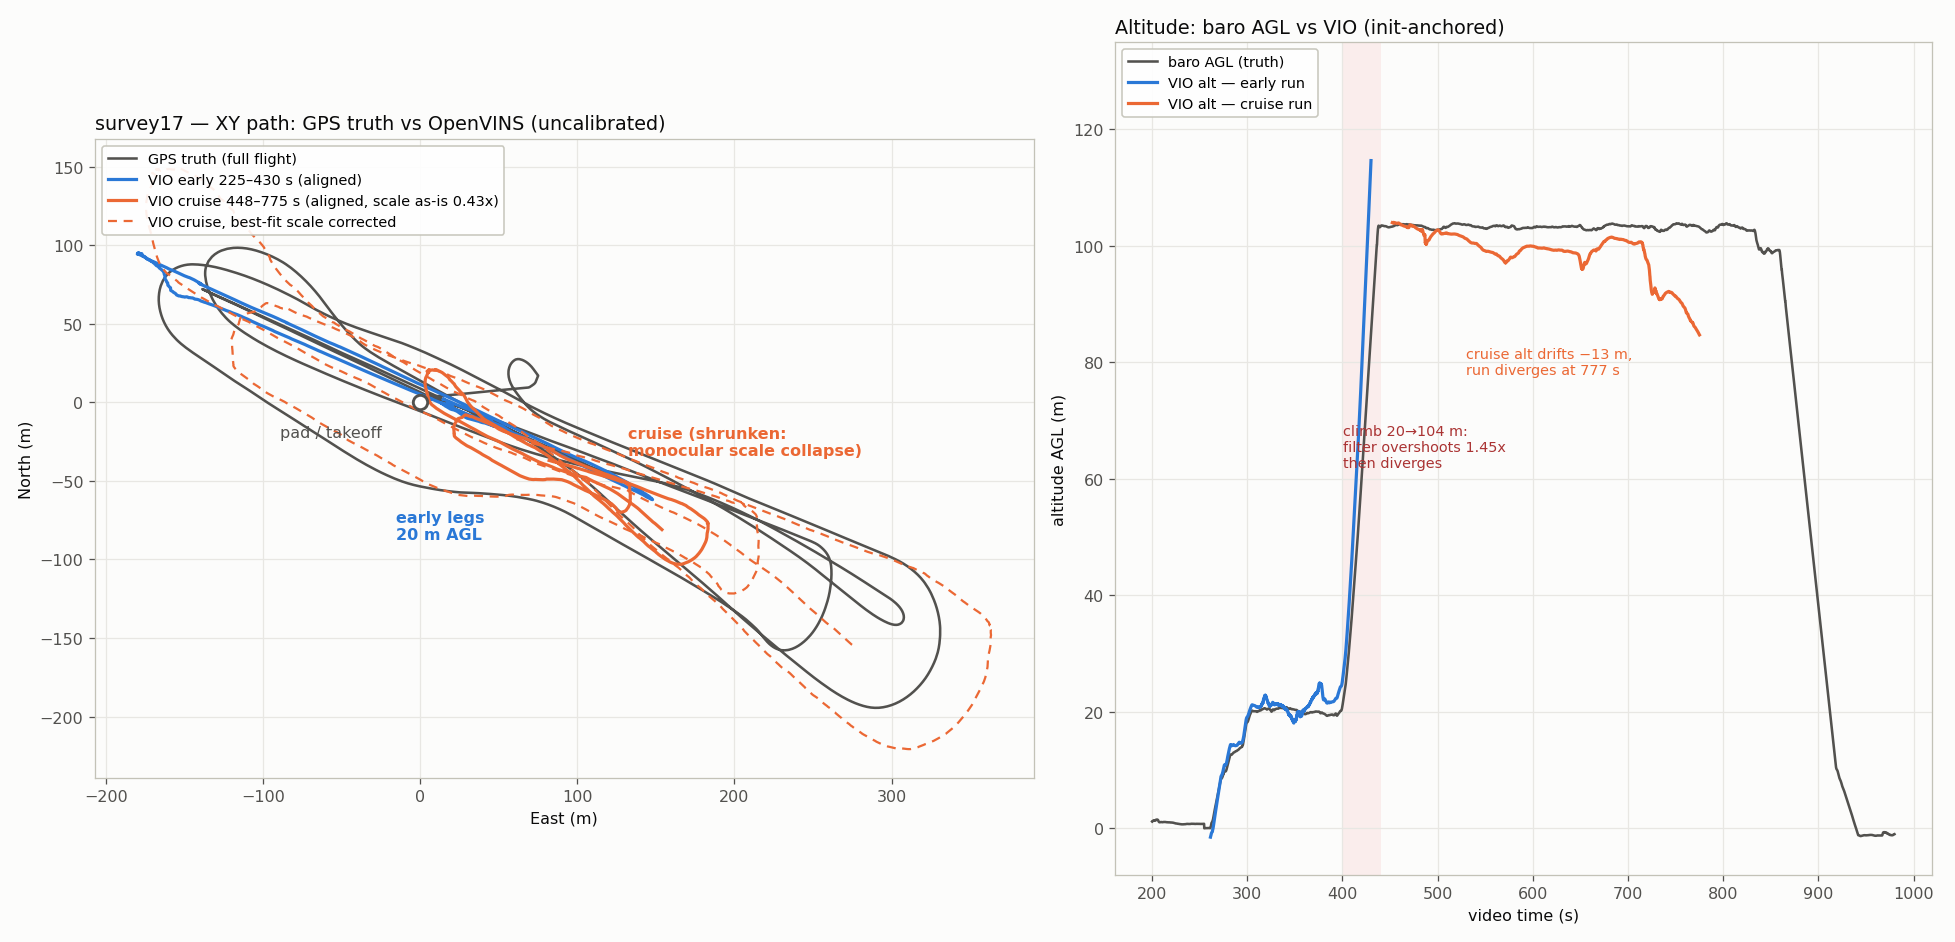

Write the Python code that produced this figure.
#!/usr/bin/env python3
"""survey17: combined path comparison — GPS truth vs OpenVINS segments."""
import csv, math
import numpy as np
import matplotlib
matplotlib.use("Agg")
import matplotlib.pyplot as plt

S = "/home/jetson/Ardupilot_no_GPS_drone_project/field_data/survey17"
T0 = 1784630291.0294251
C_TRUTH, C_EARLY, C_CRUISE = "#52514e", "#2a78d6", "#eb6834"

rows = []
with open(f"{S}/telemetry.csv") as f:
    for r in csv.DictReader(f):
        try:
            rows.append((float(r["unix_time"]), float(r["lat"]), float(r["lon"]),
                         float(r["alt_agl"])))
        except ValueError:
            pass
tel = np.array(rows)
lat0, lon0 = tel[0, 1], tel[0, 2]
latm = 111132.954 - 559.822 * math.cos(2 * math.radians(lat0))
lonm = 111412.84 * math.cos(math.radians(lat0)) - 93.5 * math.cos(3 * math.radians(lat0))
gxy = np.column_stack([(tel[:, 2] - lon0) * lonm, (tel[:, 1] - lat0) * latm])
tg = tel[:, 0]

def yaw_align(src, dst, scale=False):
    ms, md = src.mean(0), dst.mean(0)
    s, d = src - ms, dst - md
    yaw = math.atan2(np.sum(s[:, 0] * d[:, 1] - s[:, 1] * d[:, 0]),
                     np.sum(s[:, 0] * d[:, 0] + s[:, 1] * d[:, 1]))
    c, si = math.cos(yaw), math.sin(yaw)
    R = np.array([[c, -si], [si, c]])
    k = 1.0
    if scale:
        sr = (R @ s.T).T
        k = np.sum(sr * d) / np.sum(sr * sr)
    t = md - k * (R @ ms)
    return k * (R @ src.T).T + t

def seg(csvf, lo, hi):
    v = np.genfromtxt(csvf, delimiter=",", names=True)
    m = (v["t"] >= T0 + lo) & (v["t"] <= T0 + hi)
    tv = v["t"][m]
    xy = np.column_stack([v["px"][m], v["py"][m]])
    gt = np.column_stack([np.interp(tv, tg, gxy[:, i]) for i in range(2)])
    agl = np.interp(tv, tg, tel[:, 3])
    ma = tv <= tv[0] + 20
    alt = v["pz"][m] - v["pz"][m][ma].mean() + agl[ma].mean()
    return tv, xy, gt, alt

t_e, xy_e, gt_e, alt_e = seg(f"{S}/vio_eval/vio_full.csv", 225, 430)
t_c, xy_c, gt_c, alt_c = seg(f"{S}/vio_eval/vio_cruise.csv", 448, 775)
e_al = yaw_align(xy_e, gt_e)
c_al = yaw_align(xy_c, gt_c)
c_sc = yaw_align(xy_c, gt_c, scale=True)

fig, (ax, ax2) = plt.subplots(1, 2, figsize=(17, 8.2),
                              gridspec_kw={"width_ratios": [1.15, 1]})
fig.patch.set_facecolor("#fcfcfb")
for a in (ax, ax2):
    a.set_facecolor("#fcfcfb")
    a.grid(True, color="#e8e7e3", lw=0.8)
    for sp in a.spines.values():
        sp.set_color("#c3c2b7")
    a.tick_params(colors="#52514e")

# --- XY path panel ---
ax.plot(gxy[:, 0], gxy[:, 1], color=C_TRUTH, lw=1.6, label="GPS truth (full flight)")
ax.plot(e_al[:, 0], e_al[:, 1], color=C_EARLY, lw=2.0,
        label="VIO early 225–430 s (aligned)")
ax.plot(c_al[:, 0], c_al[:, 1], color=C_CRUISE, lw=2.0,
        label="VIO cruise 448–775 s (aligned, scale as-is 0.43x)")
ax.plot(c_sc[:, 0], c_sc[:, 1], color=C_CRUISE, lw=1.4, ls=(0, (4, 3)),
        label="VIO cruise, best-fit scale corrected")
ax.plot(gxy[0, 0], gxy[0, 1], "o", ms=9, mfc="#ffffff", mec=C_TRUTH, mew=1.8)
ax.annotate("pad / takeoff", (gxy[0, 0], gxy[0, 1]), xytext=(-88, -22),
            textcoords="offset points", color="#52514e", fontsize=10)
ax.annotate("early legs\n20 m AGL", (e_al[:, 0].mean() - 30, e_al[:, 1].min() - 25),
            color=C_EARLY, fontsize=10, fontweight="bold")
ax.annotate("cruise (shrunken:\nmonocular scale collapse)",
            (c_al[:, 0].mean() + 40, c_al[:, 1].mean() + 10),
            color=C_CRUISE, fontsize=10, fontweight="bold")
ax.set_aspect("equal")
ax.set_xlabel("East (m)", color="#0b0b0b")
ax.set_ylabel("North (m)", color="#0b0b0b")
ax.set_title("survey17 — XY path: GPS truth vs OpenVINS (uncalibrated)",
             color="#0b0b0b", fontsize=12, loc="left")
ax.legend(loc="upper left", fontsize=9, framealpha=0.9, edgecolor="#c3c2b7")

# --- altitude panel ---
mt = (tg - T0 >= 200) & (tg - T0 <= 980)
ax2.plot(tg[mt] - T0, tel[mt, 3], color=C_TRUTH, lw=1.6, label="baro AGL (truth)")
ax2.plot(t_e - T0, alt_e, color=C_EARLY, lw=2.0, label="VIO alt — early run")
ax2.plot(t_c - T0, alt_c, color=C_CRUISE, lw=2.0, label="VIO alt — cruise run")
ax2.axvspan(400, 440, color="#e34948", alpha=0.08, lw=0)
ax2.annotate("climb 20→104 m:\nfilter overshoots 1.45x\nthen diverges", (401, 62),
             color="#a33", fontsize=9)
ax2.annotate("cruise alt drifts −13 m,\nrun diverges at 777 s", (530, 78),
             color=C_CRUISE, fontsize=9)
ax2.set_xlabel("video time (s)", color="#0b0b0b")
ax2.set_ylabel("altitude AGL (m)", color="#0b0b0b")
ax2.set_ylim(-8, 135)
ax2.set_title("Altitude: baro AGL vs VIO (init-anchored)",
              color="#0b0b0b", fontsize=12, loc="left")
ax2.legend(loc="upper left", fontsize=9, framealpha=0.9, edgecolor="#c3c2b7")

fig.tight_layout()
out = f"{S}/vio_eval/vio_path_compare.png"
fig.savefig(out, dpi=115, facecolor=fig.get_facecolor())
print(out)
